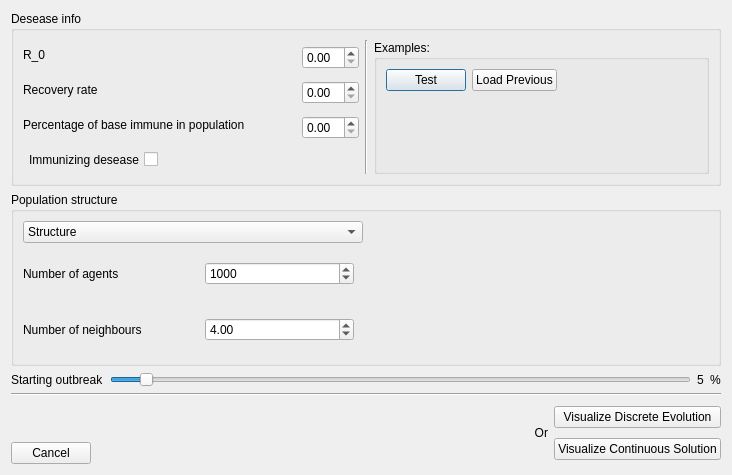
<?xml version="1.0" encoding="UTF-8"?>
<ui version="4.0">
 <class>StartOptionsDialog</class>
 <widget class="QDialog" name="StartOptionsDialog">
  <property name="geometry">
   <rect>
    <x>0</x>
    <y>0</y>
    <width>732</width>
    <height>475</height>
   </rect>
  </property>
  <property name="windowTitle">
   <string>Dialog</string>
  </property>
  <layout class="QVBoxLayout" name="verticalLayout" stretch="1,1,0,0,0">
   <item>
    <widget class="QGroupBox" name="horizontalGroupBox_4">
     <property name="title">
      <string>Desease info</string>
     </property>
     <layout class="QHBoxLayout" name="horizontalLayout_4" stretch="1,0,1">
      <item>
       <layout class="QHBoxLayout" name="horizontalLayout_5">
        <item>
         <layout class="QVBoxLayout" name="verticalLayout_2">
          <item>
           <widget class="QLabel" name="label_4">
            <property name="text">
             <string>R_0</string>
            </property>
           </widget>
          </item>
          <item>
           <widget class="QLabel" name="label_5">
            <property name="text">
             <string>Recovery rate</string>
            </property>
           </widget>
          </item>
          <item>
           <widget class="QLabel" name="label_6">
            <property name="text">
             <string>Percentage of base immune in population</string>
            </property>
           </widget>
          </item>
          <item>
           <layout class="QHBoxLayout" name="horizontalLayout_8">
            <item>
             <widget class="QCheckBox" name="immunizing_checkbox">
              <property name="sizePolicy">
               <sizepolicy hsizetype="Minimum" vsizetype="Minimum">
                <horstretch>0</horstretch>
                <verstretch>0</verstretch>
               </sizepolicy>
              </property>
              <property name="layoutDirection">
               <enum>Qt::RightToLeft</enum>
              </property>
              <property name="text">
               <string>Immunizing desease</string>
              </property>
              <property name="tristate">
               <bool>false</bool>
              </property>
             </widget>
            </item>
            <item>
             <spacer name="horizontalSpacer_3">
              <property name="orientation">
               <enum>Qt::Horizontal</enum>
              </property>
              <property name="sizeHint" stdset="0">
               <size>
                <width>40</width>
                <height>20</height>
               </size>
              </property>
             </spacer>
            </item>
           </layout>
          </item>
         </layout>
        </item>
        <item>
         <spacer name="horizontalSpacer_4">
          <property name="orientation">
           <enum>Qt::Horizontal</enum>
          </property>
          <property name="sizeHint" stdset="0">
           <size>
            <width>40</width>
            <height>20</height>
           </size>
          </property>
         </spacer>
        </item>
        <item>
         <layout class="QVBoxLayout" name="verticalLayout_4">
          <item>
           <widget class="QDoubleSpinBox" name="R0_spinbox">
            <property name="singleStep">
             <double>0.500000000000000</double>
            </property>
           </widget>
          </item>
          <item>
           <widget class="QDoubleSpinBox" name="recovery_spinbox">
            <property name="maximum">
             <double>1.000000000000000</double>
            </property>
            <property name="singleStep">
             <double>0.010000000000000</double>
            </property>
           </widget>
          </item>
          <item>
           <widget class="QDoubleSpinBox" name="immune_spinbox"/>
          </item>
          <item>
           <widget class="QLabel" name="label_10">
            <property name="sizePolicy">
             <sizepolicy hsizetype="Preferred" vsizetype="Maximum">
              <horstretch>0</horstretch>
              <verstretch>0</verstretch>
             </sizepolicy>
            </property>
            <property name="text">
             <string/>
            </property>
           </widget>
          </item>
         </layout>
        </item>
       </layout>
      </item>
      <item>
       <widget class="Line" name="line_2">
        <property name="orientation">
         <enum>Qt::Vertical</enum>
        </property>
       </widget>
      </item>
      <item>
       <widget class="QGroupBox" name="horizontalGroupBox_6">
        <property name="title">
         <string>Examples:</string>
        </property>
        <layout class="QHBoxLayout" name="horizontalLayout_6">
         <item>
          <layout class="QVBoxLayout" name="verticalLayout_3">
           <item>
            <widget class="QPushButton" name="test_desease">
             <property name="sizePolicy">
              <sizepolicy hsizetype="Minimum" vsizetype="Minimum">
               <horstretch>0</horstretch>
               <verstretch>0</verstretch>
              </sizepolicy>
             </property>
             <property name="text">
              <string>Test</string>
             </property>
            </widget>
           </item>
           <item>
            <spacer name="verticalSpacer">
             <property name="orientation">
              <enum>Qt::Vertical</enum>
             </property>
             <property name="sizeHint" stdset="0">
              <size>
               <width>20</width>
               <height>40</height>
              </size>
             </property>
            </spacer>
           </item>
          </layout>
         </item>
         <item>
          <layout class="QVBoxLayout" name="verticalLayout_12">
           <item>
            <widget class="QPushButton" name="pushButton_2">
             <property name="text">
              <string>Load Previous</string>
             </property>
            </widget>
           </item>
           <item>
            <spacer name="verticalSpacer_3">
             <property name="orientation">
              <enum>Qt::Vertical</enum>
             </property>
             <property name="sizeHint" stdset="0">
              <size>
               <width>20</width>
               <height>40</height>
              </size>
             </property>
            </spacer>
           </item>
          </layout>
         </item>
         <item>
          <spacer name="horizontalSpacer_2">
           <property name="orientation">
            <enum>Qt::Horizontal</enum>
           </property>
           <property name="sizeHint" stdset="0">
            <size>
             <width>40</width>
             <height>20</height>
            </size>
           </property>
          </spacer>
         </item>
        </layout>
       </widget>
      </item>
     </layout>
    </widget>
   </item>
   <item>
    <widget class="QGroupBox" name="horizontalGroupBox_3">
     <property name="title">
      <string>Population structure</string>
     </property>
     <layout class="QHBoxLayout" name="horizontalLayout_3" stretch="1,1">
      <item>
       <layout class="QVBoxLayout" name="verticalLayout_5">
        <item>
         <widget class="QComboBox" name="structure_combo">
          <property name="styleSheet">
           <string notr="true"/>
          </property>
          <item>
           <property name="text">
            <string>Structure</string>
           </property>
          </item>
          <item>
           <property name="text">
            <string>Static Grid</string>
           </property>
          </item>
          <item>
           <property name="text">
            <string>Moving Grid</string>
           </property>
          </item>
          <item>
           <property name="text">
            <string>Small-world Network</string>
           </property>
          </item>
         </widget>
        </item>
        <item>
         <layout class="QHBoxLayout" name="horizontalLayout_7">
          <item>
           <layout class="QVBoxLayout" name="verticalLayout_6">
            <item>
             <widget class="QLabel" name="label_3">
              <property name="text">
               <string>Number of agents</string>
              </property>
             </widget>
            </item>
            <item>
             <widget class="QLabel" name="label_7">
              <property name="text">
               <string>Number of neighbours</string>
              </property>
             </widget>
            </item>
           </layout>
          </item>
          <item>
           <layout class="QVBoxLayout" name="verticalLayout_7">
            <item>
             <widget class="QWidget" name="widget" native="true">
              <layout class="QVBoxLayout" name="verticalLayout_8">
               <item>
                <widget class="QSpinBox" name="agents_spinbox">
                 <property name="sizePolicy">
                  <sizepolicy hsizetype="Minimum" vsizetype="Fixed">
                   <horstretch>0</horstretch>
                   <verstretch>0</verstretch>
                  </sizepolicy>
                 </property>
                 <property name="minimum">
                  <number>100</number>
                 </property>
                 <property name="maximum">
                  <number>2000</number>
                 </property>
                 <property name="singleStep">
                  <number>100</number>
                 </property>
                 <property name="value">
                  <number>1000</number>
                 </property>
                </widget>
               </item>
              </layout>
             </widget>
            </item>
            <item>
             <widget class="QWidget" name="widget_2" native="true">
              <layout class="QVBoxLayout" name="verticalLayout_9">
               <item>
                <widget class="QDoubleSpinBox" name="links_spinbox">
                 <property name="sizePolicy">
                  <sizepolicy hsizetype="Minimum" vsizetype="Fixed">
                   <horstretch>0</horstretch>
                   <verstretch>0</verstretch>
                  </sizepolicy>
                 </property>
                 <property name="maximum">
                  <double>10.000000000000000</double>
                 </property>
                 <property name="singleStep">
                  <double>0.250000000000000</double>
                 </property>
                 <property name="value">
                  <double>4.000000000000000</double>
                 </property>
                </widget>
               </item>
              </layout>
             </widget>
            </item>
           </layout>
          </item>
         </layout>
        </item>
       </layout>
      </item>
      <item>
       <layout class="QHBoxLayout" name="horizontalLayout_2" stretch="0,1">
        <property name="sizeConstraint">
         <enum>QLayout::SetMaximumSize</enum>
        </property>
        <item>
         <widget class="QLabel" name="structure_preview_label">
          <property name="sizePolicy">
           <sizepolicy hsizetype="Fixed" vsizetype="Fixed">
            <horstretch>1</horstretch>
            <verstretch>0</verstretch>
           </sizepolicy>
          </property>
          <property name="minimumSize">
           <size>
            <width>50</width>
            <height>50</height>
           </size>
          </property>
          <property name="text">
           <string/>
          </property>
          <property name="scaledContents">
           <bool>true</bool>
          </property>
         </widget>
        </item>
        <item>
         <spacer name="horizontalSpacer">
          <property name="orientation">
           <enum>Qt::Horizontal</enum>
          </property>
          <property name="sizeHint" stdset="0">
           <size>
            <width>40</width>
            <height>20</height>
           </size>
          </property>
         </spacer>
        </item>
       </layout>
      </item>
     </layout>
    </widget>
   </item>
   <item>
    <layout class="QHBoxLayout" name="horizontalLayout_9">
     <item>
      <widget class="QLabel" name="label_2">
       <property name="text">
        <string>Starting outbreak</string>
       </property>
      </widget>
     </item>
     <item>
      <widget class="QSlider" name="infected_slider">
       <property name="value">
        <number>5</number>
       </property>
       <property name="orientation">
        <enum>Qt::Horizontal</enum>
       </property>
      </widget>
     </item>
     <item>
      <widget class="QLabel" name="label_8">
       <property name="text">
        <string>5</string>
       </property>
      </widget>
     </item>
     <item>
      <widget class="QLabel" name="label_9">
       <property name="text">
        <string>%</string>
       </property>
      </widget>
     </item>
    </layout>
   </item>
   <item>
    <widget class="Line" name="line">
     <property name="orientation">
      <enum>Qt::Horizontal</enum>
     </property>
    </widget>
   </item>
   <item>
    <layout class="QHBoxLayout" name="horizontalLayout" stretch="0,1,0">
     <item>
      <layout class="QVBoxLayout" name="verticalLayout_11">
       <item>
        <spacer name="verticalSpacer_2">
         <property name="orientation">
          <enum>Qt::Vertical</enum>
         </property>
         <property name="sizeHint" stdset="0">
          <size>
           <width>20</width>
           <height>40</height>
          </size>
         </property>
        </spacer>
       </item>
       <item>
        <widget class="QPushButton" name="pushButton">
         <property name="text">
          <string>Cancel</string>
         </property>
        </widget>
       </item>
      </layout>
     </item>
     <item>
      <widget class="QLabel" name="label">
       <property name="text">
        <string>Or</string>
       </property>
       <property name="alignment">
        <set>Qt::AlignRight|Qt::AlignTrailing|Qt::AlignVCenter</set>
       </property>
      </widget>
     </item>
     <item>
      <layout class="QVBoxLayout" name="verticalLayout_10">
       <item>
        <widget class="QPushButton" name="discrete_go_button">
         <property name="text">
          <string>Visualize Discrete Evolution</string>
         </property>
        </widget>
       </item>
       <item>
        <widget class="QPushButton" name="continuous_go_button">
         <property name="text">
          <string>Visualize Continuous Solution</string>
         </property>
        </widget>
       </item>
      </layout>
     </item>
    </layout>
   </item>
  </layout>
 </widget>
 <resources/>
 <connections>
  <connection>
   <sender>pushButton</sender>
   <signal>pressed()</signal>
   <receiver>StartOptionsDialog</receiver>
   <slot>reject()</slot>
   <hints>
    <hint type="sourcelabel">
     <x>83</x>
     <y>689</y>
    </hint>
    <hint type="destinationlabel">
     <x>86</x>
     <y>348</y>
    </hint>
   </hints>
  </connection>
  <connection>
   <sender>discrete_go_button</sender>
   <signal>pressed()</signal>
   <receiver>StartOptionsDialog</receiver>
   <slot>discrete_go_pressed()</slot>
   <hints>
    <hint type="sourcelabel">
     <x>734</x>
     <y>648</y>
    </hint>
    <hint type="destinationlabel">
     <x>327</x>
     <y>344</y>
    </hint>
   </hints>
  </connection>
  <connection>
   <sender>continuous_go_button</sender>
   <signal>pressed()</signal>
   <receiver>StartOptionsDialog</receiver>
   <slot>continuous_go_pressed()</slot>
   <hints>
    <hint type="sourcelabel">
     <x>734</x>
     <y>684</y>
    </hint>
    <hint type="destinationlabel">
     <x>399</x>
     <y>332</y>
    </hint>
   </hints>
  </connection>
  <connection>
   <sender>test_desease</sender>
   <signal>pressed()</signal>
   <receiver>StartOptionsDialog</receiver>
   <slot>test_desease_pressed()</slot>
   <hints>
    <hint type="sourcelabel">
     <x>539</x>
     <y>98</y>
    </hint>
    <hint type="destinationlabel">
     <x>532</x>
     <y>151</y>
    </hint>
   </hints>
  </connection>
  <connection>
   <sender>structure_combo</sender>
   <signal>currentTextChanged(QString)</signal>
   <receiver>StartOptionsDialog</receiver>
   <slot>structure_selected(QString)</slot>
   <hints>
    <hint type="sourcelabel">
     <x>132</x>
     <y>353</y>
    </hint>
    <hint type="destinationlabel">
     <x>14</x>
     <y>152</y>
    </hint>
   </hints>
  </connection>
  <connection>
   <sender>infected_slider</sender>
   <signal>valueChanged(int)</signal>
   <receiver>label_8</receiver>
   <slot>setNum(int)</slot>
   <hints>
    <hint type="sourcelabel">
     <x>592</x>
     <y>599</y>
    </hint>
    <hint type="destinationlabel">
     <x>716</x>
     <y>600</y>
    </hint>
   </hints>
  </connection>
  <connection>
   <sender>pushButton_2</sender>
   <signal>pressed()</signal>
   <receiver>StartOptionsDialog</receiver>
   <slot>load_asked()</slot>
   <hints>
    <hint type="sourcelabel">
     <x>596</x>
     <y>79</y>
    </hint>
    <hint type="destinationlabel">
     <x>739</x>
     <y>151</y>
    </hint>
   </hints>
  </connection>
 </connections>
 <slots>
  <slot>test_desease_pressed()</slot>
  <slot>discrete_go_pressed()</slot>
  <slot>continuous_go_pressed()</slot>
  <slot>structure_selected(QString)</slot>
  <slot>load_asked()</slot>
 </slots>
</ui>
